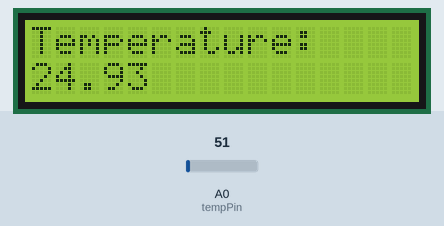
A sketch run on a simulated Arduino Mega 2560, built with avr-gcc and run on an emulated ATmega2560. On the bench: 16×2 character LCD. Inputs (shaded band) come from the test bench; at power-on: A0 (tempPin) = 51. What the sketch prints to the serial monitor is not drawn.

Above: at 1.2 s.
1.3 s: A0 (tempPin) set to 61
At 2.5 s:
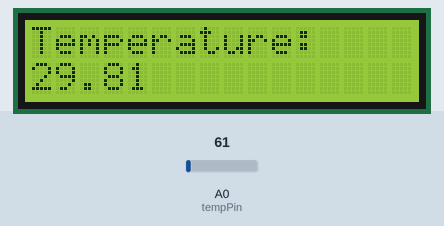
2.8 s: A0 (tempPin) set to 71
At 3.9 s:
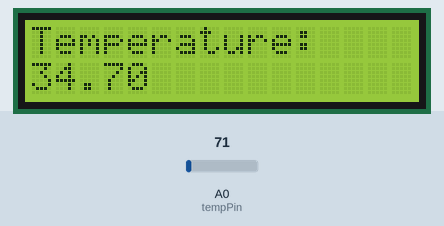
4.3 s: A0 (tempPin) set to 86
At 5.2 s:
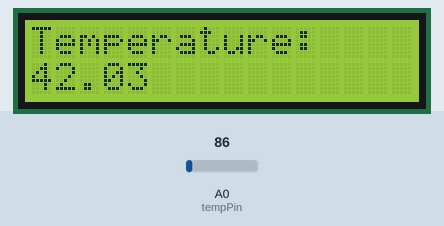
Timing chart, 0 to 7.3 s (numbered marks = the images above; inputs shaded):
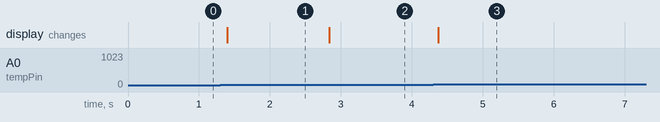

The sketch:

Ex11.ino
```cpp
// note that we use an arduino mega

/*
Exercise 11
Questions:

 * 11a:
   I2C is a protocol for data transfer. It uses 4 pins to send data, of which are 2 data pins and the other two are VCC and gnd,
   and is a half duplex protocol. The cool thing about I2C, is that it can have a lot of devices on the same wires. So technically,
   you can have n amount of slaves for 1 master.

 * 11b:
   It takes a lot of computational power for the arduino to write and clear the display, and it is propotional with the amount of pixels
   that has to be written/cleared. This means, that to save computational power, only the pixels that needs to be changed should.
   However, for the scope of this exercise, we won't care for that.

 * 11c:
   See video.

*/

#include <LiquidCrystal.h>

// initialize the library by associating any needed LCD interface pin
// with the arduino pin number it is connected to
const int rs = 12, en = 11, d4 = 5, d5 = 4, d6 = 3, d7 = 2;
LiquidCrystal lcd(rs, en, d4, d5, d6, d7);

const uint8_t tempPin = 54;  // A0


void setup() {
  // put your setup code here, to run once:
  pinMode(tempPin, INPUT);
  Serial.begin(115200);
  lcd.begin(16, 2);
  lcd.print("Temperature: "); // save a little computational power.

}

void loop() {
  // put your main code here, to run repeatedly:

  int degree = 176;
  float voltage = analogRead(tempPin) * 5 / 1023.0;
  float celcius = voltage * 100;
  Serial.print("Voltage: ");
  Serial.print(voltage, 3);
  Serial.println("V");

  Serial.print("Degrees: ");
  Serial.print(celcius);
  Serial.write(degree);
  Serial.println("C\n");

  lcd.setCursor(0, 1); // allows writing on the same spot.
  lcd.print(celcius);

  delay(100);
}
```

Measured:
- after the input at 1.3 s, the display: changes after 0.10 s (image 1)
- after the input at 2.8 s, the display: changes at once (image 2)
- after the input at 4.3 s, the display: changes after 0.07 s (image 3)
